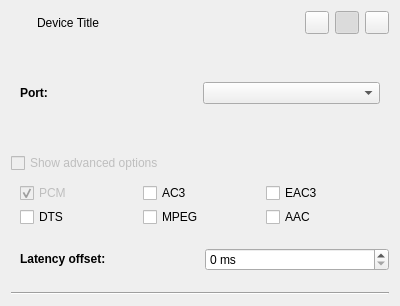
<?xml version="1.0" encoding="UTF-8"?>
<ui version="4.0">
 <class>DeviceWidget</class>
 <widget class="QWidget" name="DeviceWidget">
  <property name="geometry">
   <rect>
    <x>0</x>
    <y>0</y>
    <width>400</width>
    <height>306</height>
   </rect>
  </property>
  <property name="windowTitle">
   <string>Form</string>
  </property>
  <layout class="QVBoxLayout" name="verticalLayout">
   <item>
    <layout class="QHBoxLayout" name="horizontalLayout">
     <item>
      <widget class="QLabel" name="iconImage">
       <property name="text">
        <string/>
       </property>
      </widget>
     </item>
     <item>
      <widget class="QLabel" name="boldNameLabel">
       <property name="text">
        <string/>
       </property>
      </widget>
     </item>
     <item>
      <widget class="QLabel" name="nameLabel">
       <property name="text">
        <string>Device Title</string>
       </property>
      </widget>
     </item>
     <item>
      <spacer name="horizontalSpacer">
       <property name="orientation">
        <enum>Qt::Horizontal</enum>
       </property>
       <property name="sizeHint" stdset="0">
        <size>
         <width>40</width>
         <height>20</height>
        </size>
       </property>
      </spacer>
     </item>
     <item>
      <widget class="QToolButton" name="muteToggleButton">
       <property name="toolTip">
        <string>Mute audio</string>
       </property>
       <property name="icon">
        <iconset theme="audio-volume-muted"/>
       </property>
       <property name="checkable">
        <bool>true</bool>
       </property>
      </widget>
     </item>
     <item>
      <widget class="QToolButton" name="lockToggleButton">
       <property name="toolTip">
        <string>Lock channels together</string>
       </property>
       <property name="icon">
        <iconset theme="changes-prevent"/>
       </property>
       <property name="checkable">
        <bool>true</bool>
       </property>
       <property name="checked">
        <bool>true</bool>
       </property>
      </widget>
     </item>
     <item>
      <widget class="QToolButton" name="defaultToggleButton">
       <property name="toolTip">
        <string>Set as fallback</string>
       </property>
       <property name="icon">
        <iconset theme="applications-multimedia"/>
       </property>
       <property name="checkable">
        <bool>true</bool>
       </property>
      </widget>
     </item>
    </layout>
   </item>
   <item>
    <widget class="QWidget" name="portSelect" native="true">
     <layout class="QHBoxLayout" name="horizontalLayout_2">
      <item>
       <widget class="QLabel" name="label_3">
        <property name="text">
         <string>&lt;b&gt;Port:&lt;/b&gt;</string>
        </property>
       </widget>
      </item>
      <item>
       <widget class="QComboBox" name="portList"/>
      </item>
     </layout>
    </widget>
   </item>
   <item>
    <layout class="QGridLayout" name="channelsGrid">
     <property name="horizontalSpacing">
      <number>0</number>
     </property>
    </layout>
   </item>
   <item>
    <widget class="QCheckBox" name="advancedOptions">
     <property name="enabled">
      <bool>false</bool>
     </property>
     <property name="text">
      <string>Show advanced options</string>
     </property>
    </widget>
   </item>
   <item>
    <widget class="QWidget" name="advancedWidget" native="true">
     <layout class="QVBoxLayout" name="verticalLayout_2">
      <property name="spacing">
       <number>0</number>
      </property>
      <property name="leftMargin">
       <number>9</number>
      </property>
      <property name="topMargin">
       <number>0</number>
      </property>
      <property name="rightMargin">
       <number>0</number>
      </property>
      <property name="bottomMargin">
       <number>0</number>
      </property>
      <item>
       <widget class="QWidget" name="encodingSelect" native="true">
        <layout class="QGridLayout" name="gridLayout">
         <property name="leftMargin">
          <number>0</number>
         </property>
         <property name="topMargin">
          <number>0</number>
         </property>
         <property name="rightMargin">
          <number>0</number>
         </property>
         <property name="bottomMargin">
          <number>0</number>
         </property>
         <property name="spacing">
          <number>0</number>
         </property>
         <item row="0" column="0">
          <widget class="QCheckBox" name="encodingFormatPCM">
           <property name="enabled">
            <bool>false</bool>
           </property>
           <property name="text">
            <string>PCM</string>
           </property>
           <property name="checked">
            <bool>true</bool>
           </property>
          </widget>
         </item>
         <item row="0" column="1">
          <widget class="QCheckBox" name="encodingFormatAC3">
           <property name="text">
            <string>AC3</string>
           </property>
          </widget>
         </item>
         <item row="0" column="2">
          <widget class="QCheckBox" name="encodingFormatEAC3">
           <property name="text">
            <string>EAC3</string>
           </property>
          </widget>
         </item>
         <item row="1" column="0">
          <widget class="QCheckBox" name="encodingFormatDTS">
           <property name="text">
            <string>DTS</string>
           </property>
          </widget>
         </item>
         <item row="1" column="1">
          <widget class="QCheckBox" name="encodingFormatMPEG">
           <property name="text">
            <string>MPEG</string>
           </property>
          </widget>
         </item>
         <item row="1" column="2">
          <widget class="QCheckBox" name="encodingFormatAAC">
           <property name="text">
            <string>AAC</string>
           </property>
          </widget>
         </item>
        </layout>
       </widget>
      </item>
      <item>
       <widget class="QWidget" name="offsetSelect" native="true">
        <layout class="QHBoxLayout" name="horizontalLayout_3">
         <property name="spacing">
          <number>0</number>
         </property>
         <property name="leftMargin">
          <number>0</number>
         </property>
         <property name="topMargin">
          <number>0</number>
         </property>
         <property name="rightMargin">
          <number>0</number>
         </property>
         <property name="bottomMargin">
          <number>0</number>
         </property>
         <item>
          <widget class="QLabel" name="label_4">
           <property name="text">
            <string>&lt;b&gt;Latency offset:&lt;/b&gt;</string>
           </property>
          </widget>
         </item>
         <item>
          <widget class="QSpinBox" name="offsetButton">
           <property name="suffix">
            <string> ms</string>
           </property>
          </widget>
         </item>
        </layout>
       </widget>
      </item>
     </layout>
    </widget>
   </item>
   <item>
    <widget class="Line" name="line">
     <property name="orientation">
      <enum>Qt::Horizontal</enum>
     </property>
    </widget>
   </item>
  </layout>
 </widget>
 <resources/>
 <connections>
  <connection>
   <sender>advancedOptions</sender>
   <signal>toggled(bool)</signal>
   <receiver>advancedWidget</receiver>
   <slot>setVisible(bool)</slot>
   <hints>
    <hint type="sourcelabel">
     <x>151</x>
     <y>103</y>
    </hint>
    <hint type="destinationlabel">
     <x>364</x>
     <y>122</y>
    </hint>
   </hints>
  </connection>
 </connections>
</ui>
